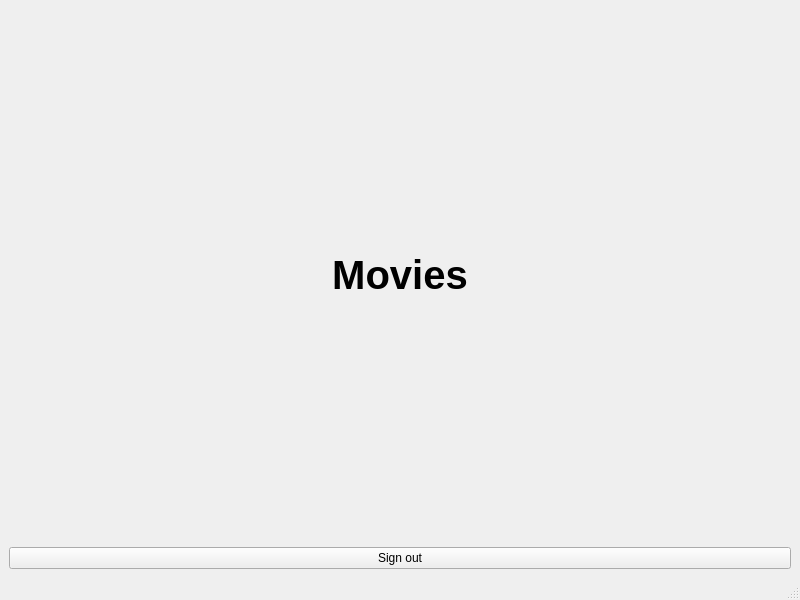
<?xml version="1.0" encoding="UTF-8"?>
<ui version="4.0">
 <class>MainWindow</class>
 <widget class="QMainWindow" name="MainWindow">
  <property name="geometry">
   <rect>
    <x>0</x>
    <y>0</y>
    <width>800</width>
    <height>600</height>
   </rect>
  </property>
  <property name="windowTitle">
   <string>MainWindow</string>
  </property>
  <widget class="QWidget" name="centralwidget">
   <layout class="QVBoxLayout" name="verticalLayout_2">
    <item>
     <widget class="QLabel" name="titleLabel">
      <property name="font">
       <font>
        <pointsize>30</pointsize>
        <bold>true</bold>
       </font>
      </property>
      <property name="autoFillBackground">
       <bool>false</bool>
      </property>
      <property name="text">
       <string>Movies</string>
      </property>
      <property name="alignment">
       <set>Qt::AlignCenter</set>
      </property>
      <property name="wordWrap">
       <bool>false</bool>
      </property>
     </widget>
    </item>
    <item>
     <layout class="QVBoxLayout" name="moviesList"/>
    </item>
    <item>
     <widget class="QPushButton" name="signoutBtn">
      <property name="text">
       <string>Sign out</string>
      </property>
     </widget>
    </item>
   </layout>
  </widget>
  <widget class="QMenuBar" name="menubar">
   <property name="geometry">
    <rect>
     <x>0</x>
     <y>0</y>
     <width>800</width>
     <height>21</height>
    </rect>
   </property>
  </widget>
  <widget class="QStatusBar" name="statusbar"/>
 </widget>
 <resources/>
 <connections/>
</ui>
